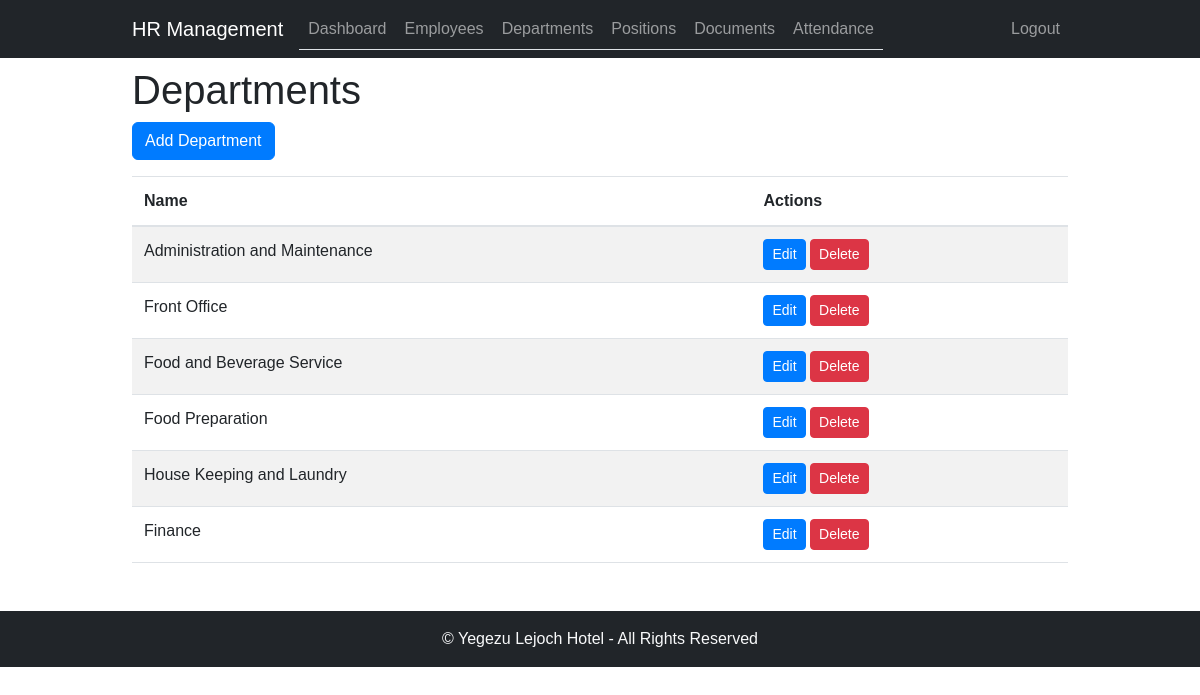
The app's page /departments/ (signed in), older data.
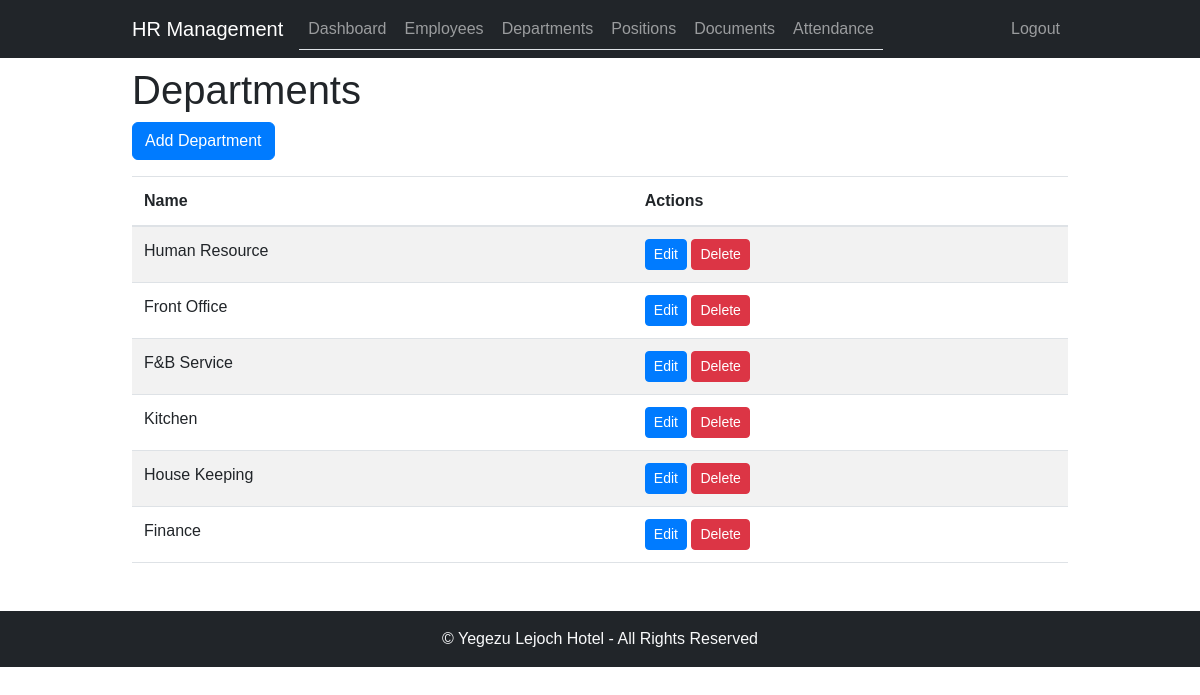
The same page, newer data.
### employee_management/models.py (models this page shows, shortened)
class Department(models.Model):
    name = models.CharField(max_length=50)

### employee_management/views.py (the view)
# urls.py: path('departments/', department_list, name='department_list'),
@login_required
def department_list(request):
    departments = Department.objects.all()
    return render(request, 'department_list.html', {'departments': departments})

### employee_management/templates/department_list.html (shortened to what this page needs)
{% extends 'base.html' %}
{% block content %}
<h1>Departments</h1>
<a href="{% url 'hrms:department_create' %}" class="btn btn-primary mb-3">Add Department</a>
<table class="table table-striped">
    <thead>
        <tr>
            <th>Name</th>
            <th>Actions</th>
        </tr>
    </thead>
    <tbody>
        {% for department in departments %}
        <tr>
            <td>{{ department.name }}</td>
            <td>
                <a href="{% url 'hrms:department_update' pk=department.pk %}" class="btn btn-primary btn-sm">Edit</a>
                <a href="{% url 'hrms:department_delete' pk=department.pk %}" class="btn btn-danger btn-sm" onclick="return confirm('Are you sure you want to delete this department?')">Delete</a>
            </td>
        </tr>
        {% endfor %}
    </tbody>
</table>
{% endblock %}

Row changes from the older to the newer data that the page shows:
changed Department: name "Administration and Maintenance" → "Human Resource"
changed Department: name "Food and Beverage Service" → "F&B Service"
changed Department: name "Food Preparation" → "Kitchen"
changed Department: name "House Keeping and Laundry" → "House Keeping"
